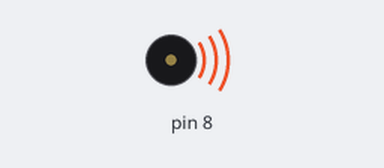
The sketch below on a simulated Arduino Uno, built with avr-gcc and run on an emulated ATmega328P. On the bench: buzzer (waves = sounding).

Above: at 0.1 s.
At 0.6 s:
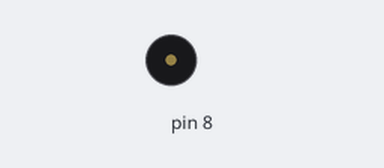
Timing chart, 0 to 2.1 s (numbered marks = the images above):
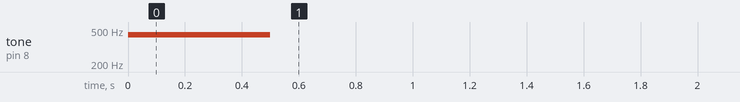

The sketch:

tone_440.ino
```cpp
// Пьезоизлучатель на D8: 440 Гц в течение 500 мс, затем тишина.
void setup() {
  tone(8, 440);
  delay(500);
  noTone(8);
}

void loop() {
}
```
